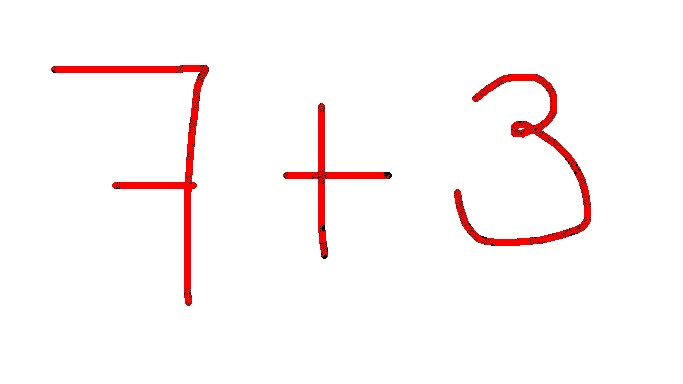
#> input picture notebooks/IMG_5023 copy 2.jpeg, 683 x 384 px; its folder holds only this picture in this run
$ python -i test_data.py   (imports and definitions only)
#> lines starting #> are read from the running program, lines starting #| are printed output that depends on the picture; after the words box and inside, x2 and y2 are one past the last pixel; in counts of white or black regions, pixels touching at a corner belong together
#> further down, picture is the input picture: shape (384, 683, 3); mean B, G, R 246.8, 246.9, 253.4
import cv2
import tensorflow as tf
import matplotlib.image as mpimg
import numpy as np


def recognizing_characters(img_original):
    #read image
    #img_original = mpimg.imread(path)
    #add a channels
    if len(img_original.shape) < 3:
        img_original = np.expand_dims(img_original, -1)
    if len(img_original.shape) == 3 and img_original.shape[2] == 3:
        img_new = cv2.cvtColor(img_original, cv2.COLOR_BGR2GRAY)
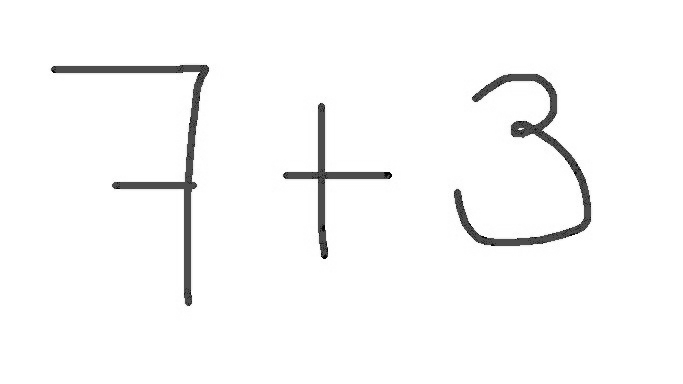
#> img_new: shape (384, 683); min 1, max 255, mean 248.8
    else:
        img_new = img_original.copy()
    #to delete upper white rows
    list_white_rows =[]
    i = 0
    while np.all(img_new[i,:] == np.ones(img_new.shape[1:3], dtype=np.uint8)*255) == True:
        list_white_rows.append(i)
        if np.all(img_new[i,:] == np.ones(img_new.shape[1:3], dtype=np.uint8)*255) == False:
            break
        i += 1
#> this loop made 63 passes
#> after the loop, i = 63; list_white_rows = 63 values from 0 to 62
    img_resized_tmp = np.delete(img_new,list_white_rows[:-5],axis=0)
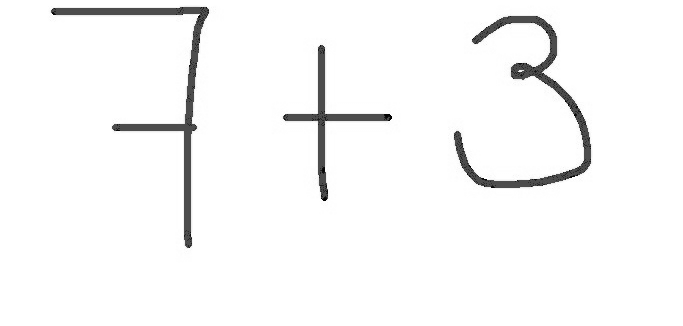
#> img_resized_tmp: shape (326, 683); min 1, max 255, mean 247.7
    #to delete lower white rows
    list_white_rows_lower =[]
    i = 1
    while np.all(img_resized_tmp[-i,:] == np.ones(img_resized_tmp.shape[1:3], dtype=np.uint8)*255) == True:
        list_white_rows_lower.append(img_resized_tmp.shape[0]-i)
        if np.all(img_resized_tmp[-i,:] == np.ones(img_resized_tmp.shape[1:3], dtype=np.uint8)*255) == False:
            break
        i += 1
#> after the loop, i = 64; list_white_rows_lower = 63 values, max 325 at index 0, min 263 at index 62, mean 294


    img_resized = np.delete(img_resized_tmp,list_white_rows_lower[:-5],axis=0)

    if len(img_resized.shape) < 3:
        img_resized = np.expand_dims(img_resized, -1)
    else:
        img_resized = img_resized.copy()

    #create a white image with same dimensions
    white_image = np.ones(img_resized.shape, dtype=np.uint8)*255
    #transform to binary --> 90 for now but it can be changed
    ret, thresh = cv2.threshold(img_resized,90,255,cv2.THRESH_BINARY)
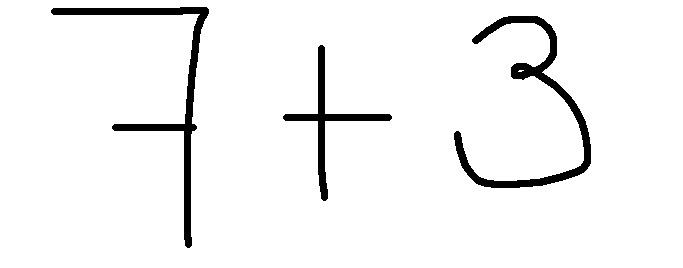
#> thresh: shape (268, 683); 95.4% white; 3 black regions
    #find contours, we can use none or simple as chain approx
    contours, hierarchy = cv2.findContours(thresh, cv2.RETR_TREE, cv2.CHAIN_APPROX_NONE)
#> contours = 5 contours, 1 with area under 20; largest, box (x1, y1, x2, y2) and area: (0, 0, 683, 268) 182094, (453, 15, 592, 189) 3784, (50, 6, 210, 249) 3782, (282, 44, 393, 202) 2045
    h_list = hierarchy[0].tolist()
#> h_list = [[-1, -1, 1, -1], [2, -1, -1, 0], [4, 1, 3, 0], [-1, -1, -1, 2], [-1, 2, -1, 0]]
    list_contours = [[contours[i]] for i in range(len(contours))]
#> list_contours = 5 items
    list_index_delete = [i for i in range(len(contours)) if h_list[i][-1] != 0]
#> list_index_delete = [0, 3]
    for i in range(len(contours)):
        if h_list[i][3] != 0 and h_list[i][3] != -1:
            list_contours[h_list[i][3]].append(contours[i])
        else:
            pass
#> this loop made 5 passes
    for i in sorted(list_index_delete, reverse=True):
        list_contours.pop(i)
#> this loop made 2 passes
#> i on passes 1 to 2: 3, 0
#> after the loop, list_contours = 3 items
    #sort contours
    list_tuples_min = [(list_contours[i],list_contours[i][0][:,0][:,0].min()) for i in range(len(list_contours))]
#> list_tuples_min = 3 items
    list_tuples_min.sort(key=lambda x: x[1])
    #extract the contours only
    new_contours = [list_tuples_min[i][0] for i in range(len(list_tuples_min))]
#> new_contours = 3 items
    #add info about character position in the equation
    full_image_h, full_image_w, full_image_channels = img_resized.shape
#> full_image_h = 268; full_image_w = 683; full_image_channels = 1
    tier1 = int(full_image_h/3)
#> tier1 = 89
    tier2 = int(full_image_h/3)*2
#> tier2 = 178
    tier3 = int(full_image_h/3)*3
#> tier3 = 267
    tier4 = int(full_image_w/3)
#> tier4 = 227
    tier5 = int(full_image_w/3)*2
#> tier5 = 454
    tier6 = int(full_image_w/3)*3
#> tier6 = 681
    min_x = [new_contours[c][0][:,0][:,0].min() for c in range(len(new_contours))]
#> min_x = [50, 282, 453]
    min_y = [new_contours[c][0][:,0][:,1].min() for c in range(len(new_contours))]
#> min_y = [6, 44, 15]
    max_x = [new_contours[c][0][:,0][:,0].max() for c in range(len(new_contours))]
#> max_x = [209, 392, 591]
    max_y = [new_contours[c][0][:,0][:,1].max() for c in range(len(new_contours))]
#> max_y = [248, 201, 188]
    middle_x = [int((new_contours[c][0][:,0][:,0][np.where(new_contours[c][0][:,0][:,1] == min_y[c])[0][0]] + max_x[c])/2) for c in range(len(new_contours))]
#> middle_x = [194, 356, 549]
    position = []
    for i in range(len(min_x)):
        x_tmp,y_tmp,w_tmp,h_tmp = cv2.boundingRect(new_contours[i][0]) #i instead of 0 in the loop
        contour_drawing_tmp = cv2.drawContours(white_image.copy(), new_contours[i], -1, (0,0,0),-1)
        if (min_y[i] < int(1.3*tier1) and \
        new_contours[i][0][:,0][:,1][np.where(new_contours[i][0][:,0][:,0] == max_x[i])[0][0]] < int(1.3*tier1) and \
        new_contours[i][0][:,0][:,1][np.where(new_contours[i][0][:,0][:,0] == middle_x[i])[0][0]] < int(1.3*tier1)) and \
    abs(min_x[i]-new_contours[i][0][:,0][:,0][np.where(new_contours[i][0][:,0][:,1] == max_y[i])[0][0]]) < tier4 and \
    all([np.all(contour_drawing_tmp[j][middle_x[i]] == np.ones(img_resized.shape[2], dtype=np.uint8)*255) == \
 True for j in range(min_y[i]+10,max_y[i])]) and \
    all([np.all(contour_drawing_tmp[j][max_x[i]] == np.ones(img_resized.shape[2], dtype=np.uint8)*255) == \
 True for j in range(new_contours[i][0][:,0][:,1][np.where(new_contours[i][0][:,0][:,0] == max_x[i])[0][0]]+10,max_y[i])]) and \
    all([np.all(contour_drawing_tmp[max_y[i]][j] == np.ones(img_resized.shape[2], dtype=np.uint8)*255) == \
 True for j in range(new_contours[i][0][:,0][:,0][np.where(new_contours[i][0][:,0][:,1] == max_y[i])[0][0]]+10,max_x[i])]) and \
    len(new_contours[i]) == 1:
            position.append('root')
        elif 'root' in position and min_x[i] > new_contours[len(position) - position[::-1].index('root') - 1][0][:,0][:,0][np.where(new_contours[len(position) - position[::-1].index('root') - 1][0][:,0][:,1] == \
                                                                                                                                    max_y[len(position) - position[::-1].index('root') - 1])[0][0]] and max_x[i] < max_x[len(position) - position[::-1].index('root') - 1] and \
        min_y[i] < tier1 and max_y[i] < int(1.5*tier1):
            position.append('radicand-exp')
        elif 'root' in position and min_x[i] > new_contours[len(position) - position[::-1].index('root') - 1][0][:,0][:,0][np.where(new_contours[len(position) - position[::-1].index('root') - 1][0][:,0][:,1] == \
                                                                                                                                    max_y[len(position) - position[::-1].index('root') - 1])[0][0]] and max_x[i] < max_x[len(position) - position[::-1].index('root') - 1] and \
        max_y[i] > tier2 and min_y[i] > int(1.5*tier1):
            position.append('radicand-index')
        elif 'root' in position and min_x[i] > new_contours[len(position) - position[::-1].index('root') - 1][0][:,0][:,0][np.where(new_contours[len(position) - position[::-1].index('root') - 1][0][:,0][:,1] == max_y[len(position) - position[::-1].index('root') - 1])[0][0]] and max_x[i] < max_x[len(position) - position[::-1].index('root') - 1]:
            position.append('radicand')
        elif min_y[i] < tier1 and max_y[i] < int(1.5*tier1):
            position.append('exponent')
        elif max_y[i] > tier2 and min_y[i] > int(1.5*tier1):
            position.append('index')
        else:
            position.append('regular')
#> this loop made 3 passes
#> (x_tmp, y_tmp, w_tmp, h_tmp) on passes 1 to 3: (50, 6, 160, 243), (282, 44, 111, 158), (453, 15, 139, 174)
#> pass 1, in recognizing_characters, `contour_drawing_tmp = cv2.drawContours(white_image.copy(), new_contour..`:
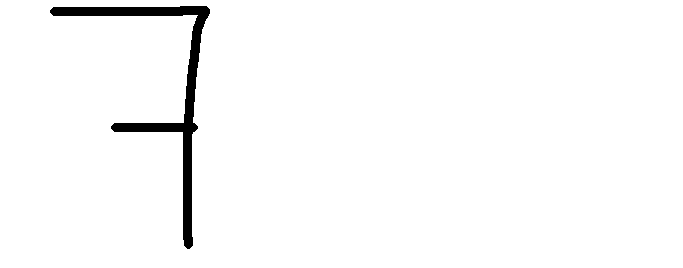
#> contour_drawing_tmp: shape (268, 683, 1); 97.7% white; 1 black region, box (x1, y1, x2, y2) and area: (50, 6, 210, 249) 4247
#> after the loop, position = ['regular', 'regular', 'regular']

    list_images = []
    for c in range(len(new_contours)):
        x,y,w,h = cv2.boundingRect(new_contours[c][0])
        contour_drawing = cv2.drawContours(white_image.copy(), new_contours[c], -1, (0,0,0), -1)
        img = contour_drawing[int(0.95*y):int(1.1*(y+h)),int(0.95*x):int(1.1*(x+w))]
        list_images.append(img)
#> this loop made 3 passes
#> pass 1, in recognizing_characters, `img = contour_drawing[int(0.95*y):int(1.1*(y+h)),int(0.95*x):int(1.1*(..`:
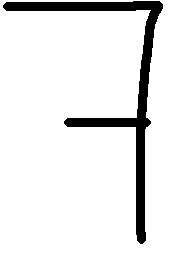
#> img: shape (263, 184, 1); 91.2% white; 1 black region, box (x1, y1, x2, y2) and area: (3, 1, 163, 244) 4247
#> pass 2, in recognizing_characters, `img = contour_drawing[int(0.95*y):int(1.1*(y+h)),int(0.95*x):int(1.1*(..`:
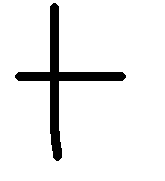
#> img: shape (181, 165, 1); 92.3% white; 1 black region, box (x1, y1, x2, y2) and area: (15, 3, 126, 161) 2301
#> pass 3, in recognizing_characters, `img = contour_drawing[int(0.95*y):int(1.1*(y+h)),int(0.95*x):int(1.1*(..`:
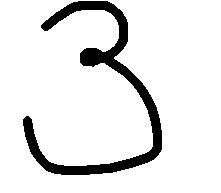
#> img: shape (193, 221, 1); 90.2% white; 1 black region, box (x1, y1, x2, y2) and area: (23, 1, 162, 175) 4190
#> after the loop, list_images = 3 items
    character_position = [(list_images[i],position[i]) for i in range(len(list_images))]
#> character_position = 3 items
    return {'list_images':list_images,
            'images_with_position': character_position}

def new_measurements(array):
    resized = cv2.resize(array, (45,45), interpolation = cv2.INTER_AREA)
    return resized

def add_channels(array):
    return np.expand_dims(array, -1)

def three_channels(array):
    if array.shape[2] == 3:
        resized_bw = cv2.cvtColor(array, cv2.COLOR_BGR2GRAY)
        resized_3  =  cv2.cvtColor(resized_bw,cv2.COLOR_GRAY2RGB)
    elif array.shape[2] == 1:
        resized_3  =  cv2.cvtColor(array,cv2.COLOR_GRAY2RGB)
    return resized_3

def test_data(path):
    list_images = recognizing_characters(path)['list_images']
    list_images_resized = [new_measurements(img) for img in list_images]
    new_list_images = []
    for img in list_images_resized:
        if len(img.shape) < 3:
            new_img = add_channels(img)
        else:
            new_img = img
        new_list_images.append(new_img)
    new_list_images_1 = []
    for image in new_list_images:
        reformatted_img = three_channels(image)
        new_list_images_1.append(reformatted_img)
    return new_list_images_1

def test_data_with_positions(path):
    images_with_position = recognizing_characters(path)['images_with_position']
    return images_with_position

>>> import cv2
>>> picture = cv2.imread('../notebooks/IMG_5023 copy 2.jpeg')
>>> result = recognizing_characters(picture)
#> result = 2 items

$ run again, on notebooks/test3.jpeg
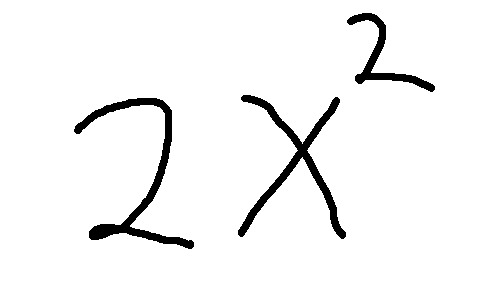
#> input picture notebooks/test3.jpeg, 480 x 296 px
#> picture is the input picture: shape (296, 480, 3); min 0, max 255, mean 243.3
#> the loop in recognizing_characters, `while np.all(img_new[i,:] == np.ones(img_new.shape[1:3], dtype=np.uint..` made 8 passes
#> after the loop in recognizing_characters, `while np.all(img_new[i,:] == np.ones(img_new.shape[1:3], dtype=np.uint..`: i = 8; list_white_rows = [0, 1, 2, 3, 4, 5, 6, 7]
#> the loop in recognizing_characters, `while np.all(img_resized_tmp[-i,:] == np.ones(img_resized_tmp.shape[1:..` made 40 passes
#> after the loop in recognizing_characters, `while np.all(img_resized_tmp[-i,:] == np.ones(img_resized_tmp.shape[1:..`: i = 41; list_white_rows_lower = 40 values, max 292 at index 0, min 253 at index 39, mean 272.5
#> thresh: shape (258, 480); 94.8% white; 3 black regions
#> contours = 4 contours; box (x1, y1, x2, y2) and area: (0, 0, 480, 258) 123103, (73, 94, 195, 247) 2976, (237, 91, 347, 237) 2844, (346, 9, 436, 90) 1437
#> h_list = [[-1, -1, 1, -1], [2, -1, -1, 0], [3, 1, -1, 0], [-1, 2, -1, 0]]
#> in recognizing_characters, `list_contours = [[contours[i]] for i in range(len(contours))]`: list_contours = 4 items
#> list_index_delete = [0]
#> the loop in recognizing_characters, `for i in range(len(contours)):` made 4 passes
#> the loop in recognizing_characters, `for i in sorted(list_index_delete, reverse=True):` made 1 pass
#> after the loop in recognizing_characters, `for i in sorted(list_index_delete, reverse=True):`: list_contours = 3 items
#> min_x = [73, 237, 346]
#> min_y = [94, 91, 9]
#> max_x = [194, 346, 435]
#> max_y = [246, 236, 89]
#> middle_x = [165, 294, 398]
#> the loop in recognizing_characters, `for i in range(len(min_x)):` made 3 passes
#> (x_tmp, y_tmp, w_tmp, h_tmp) on passes 1 to 3: (73, 94, 122, 153), (237, 91, 110, 146), (346, 9, 90, 81)
#> pass 1, in recognizing_characters, `contour_drawing_tmp = cv2.drawContours(white_image.copy(), new_contour..`:
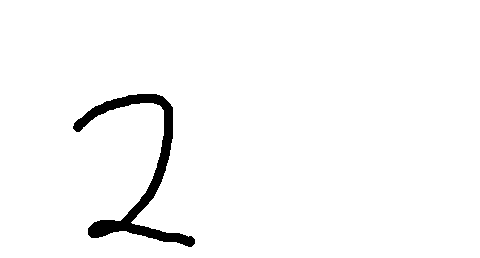
#> contour_drawing_tmp: shape (258, 480, 1); 97.3% white; 1 black region, box (x1, y1, x2, y2) and area: (73, 94, 195, 247) 3296
#> after the loop in recognizing_characters, `for i in range(len(min_x)):`: position = ['regular', 'regular', 'exponent']
#> the loop in recognizing_characters, `for c in range(len(new_contours)):` made 3 passes
#> pass 3, in recognizing_characters, `img = contour_drawing[int(0.95*y):int(1.1*(y+h)),int(0.95*x):int(1.1*(..`:
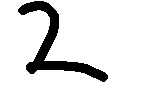
#> img: shape (91, 151, 1); 88.3% white; 1 black region, box (x1, y1, x2, y2) and area: (18, 1, 108, 82) 1601
#> after the loop in recognizing_characters, `for c in range(len(new_contours)):`: list_images = 3 items
#> result = 2 items

$ run again, on notebooks/test1.jpg
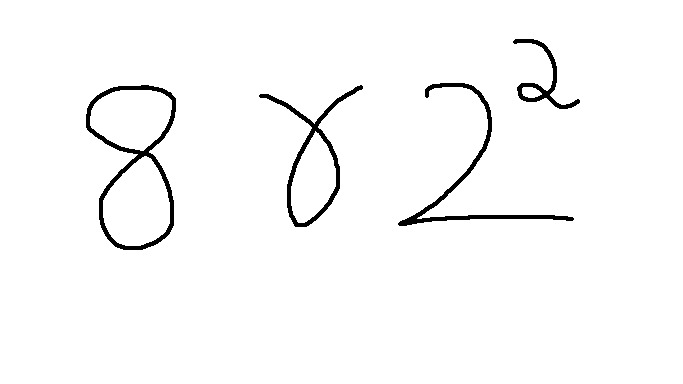
#> input picture notebooks/test1.jpg, 683 x 384 px
#> picture is the input picture: shape (384, 683, 3); min 0, max 255, mean 248.9
#> the loop in recognizing_characters, `while np.all(img_new[i,:] == np.ones(img_new.shape[1:3], dtype=np.uint..` made 32 passes
#> after the loop in recognizing_characters, `while np.all(img_new[i,:] == np.ones(img_new.shape[1:3], dtype=np.uint..`: i = 32; list_white_rows = 32 values from 0 to 31
#> the loop in recognizing_characters, `while np.all(img_resized_tmp[-i,:] == np.ones(img_resized_tmp.shape[1:..` made 128 passes
#> after the loop in recognizing_characters, `while np.all(img_resized_tmp[-i,:] == np.ones(img_resized_tmp.shape[1:..`: i = 129; list_white_rows_lower = 128 values, max 356 at index 0, min 229 at index 127, mean 292.5
#> thresh: shape (234, 683); 96.1% white; 4 black regions
#> contours = 9 contours; largest, box (x1, y1, x2, y2) and area: (0, 0, 683, 234) 158906, (85, 57, 177, 224) 10622, (258, 57, 364, 201) 4498, (103, 129, 170, 219) 4326, (90, 63, 172, 124) 3706
#> h_list = [[-1, -1, 1, -1], [3, -1, 2, 0], [-1, -1, -1, 1], [6, 1, 4, 0], [5, -1, -1, 3], [-1, 4, -1, 3], [7, 3, -1, 0], [-1, 6, 8, 0], [-1, -1, -1, 7]]
#> in recognizing_characters, `list_contours = [[contours[i]] for i in range(len(contours))]`: list_contours = 9 items
#> list_index_delete = [0, 2, 4, 5, 8]
#> the loop in recognizing_characters, `for i in range(len(contours)):` made 9 passes
#> the loop in recognizing_characters, `for i in sorted(list_index_delete, reverse=True):` made 5 passes
#> i on passes 1 to 5: 8, 5, 4, 2, 0
#> after the loop in recognizing_characters, `for i in sorted(list_index_delete, reverse=True):`: list_contours = 4 items
#> min_x = [85, 258, 397, 512]
#> min_y = [57, 57, 55, 11]
#> max_x = [176, 363, 574, 580]
#> max_y = [223, 200, 199, 82]
#> middle_x = [158, 361, 507, 547]
#> the loop in recognizing_characters, `for i in range(len(min_x)):` made 4 passes
#> (x_tmp, y_tmp, w_tmp, h_tmp) on passes 1 to 4: (85, 57, 92, 167), (258, 57, 106, 144), (397, 55, 178, 145), (512, 11, 69, 72)
#> pass 1, in recognizing_characters, `contour_drawing_tmp = cv2.drawContours(white_image.copy(), new_contour..`:
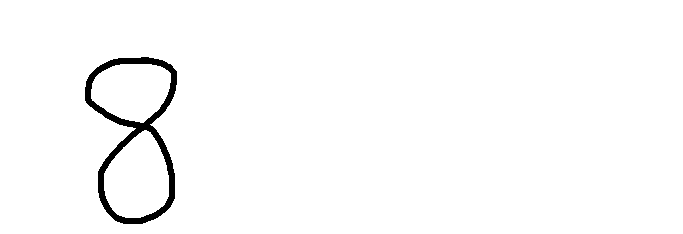
#> contour_drawing_tmp: shape (234, 683, 1); 98.1% white; 1 black region, box (x1, y1, x2, y2) and area: (85, 57, 177, 224) 3028
#> after the loop in recognizing_characters, `for i in range(len(min_x)):`: position = ['regular', 'regular', 'regular', 'exponent']
#> the loop in recognizing_characters, `for c in range(len(new_contours)):` made 4 passes
#> pass 3, in recognizing_characters, `img = contour_drawing[int(0.95*y):int(1.1*(y+h)),int(0.95*x):int(1.1*(..`:
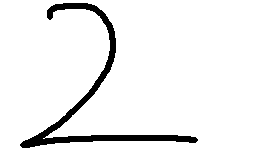
#> img: shape (168, 255, 1); 94.3% white; 1 black region, box (x1, y1, x2, y2) and area: (20, 3, 198, 148) 2448
#> after the loop in recognizing_characters, `for c in range(len(new_contours)):`: list_images = 4 items
#> result = 2 items
